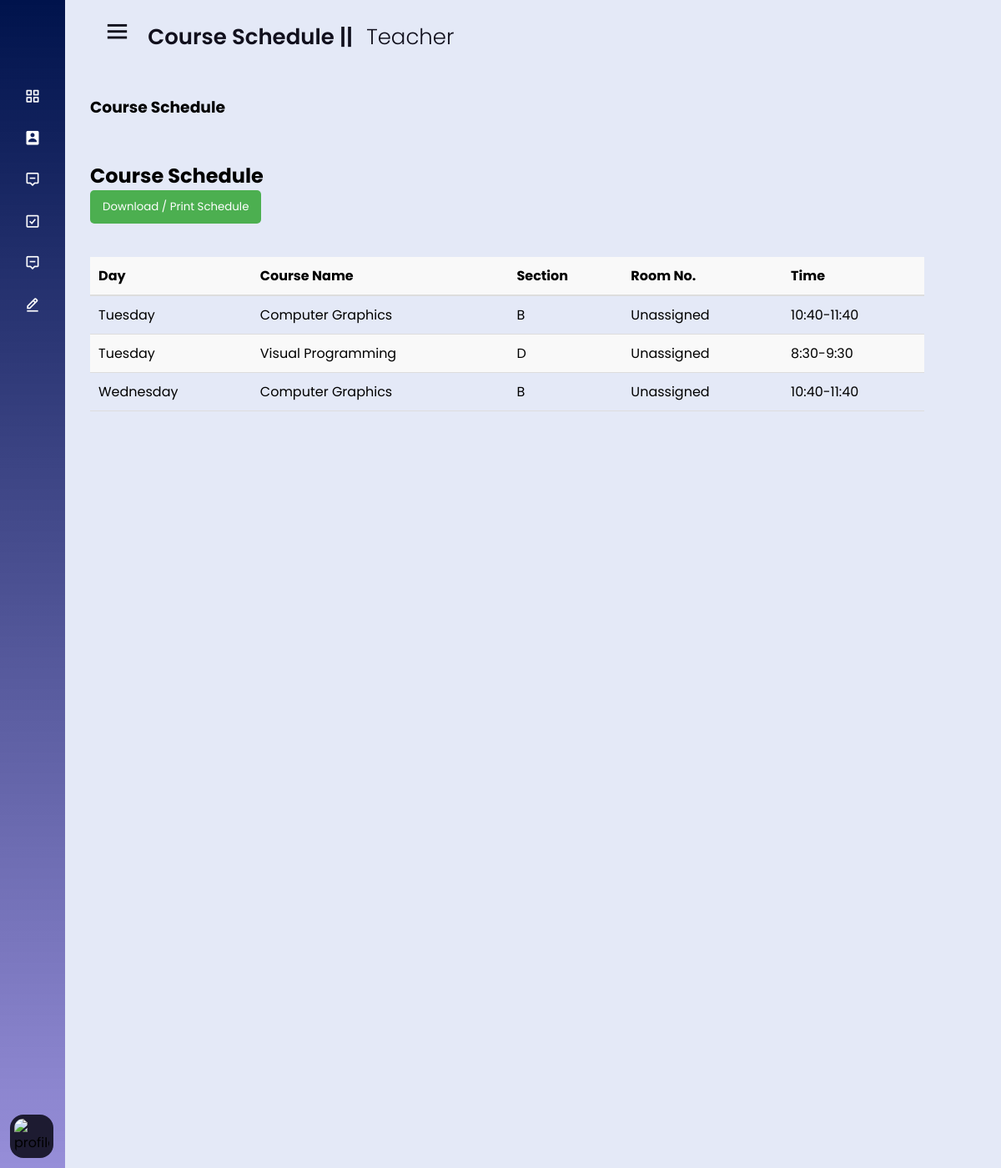
Screenshot of /teachers/pages/courseSchedule.php (signed in) with the database file from the repository.
### tables this page shows
CREATE TABLE IF NOT EXISTS `sections` (
  `id` int NOT NULL AUTO_INCREMENT,
  `teacher_id` int NOT NULL,
  `course_id` int NOT NULL,
  `room_id` int DEFAULT NULL,
  `days` text NOT NULL,
  `time` varchar(50) NOT NULL DEFAULT '',
  `section` varchar(50) NOT NULL DEFAULT '',
  `room` int DEFAULT NULL,
  PRIMARY KEY (`id`),
  UNIQUE KEY `id` (`id`),
  KEY `course_id` (`course_id`),
  KEY `teacher_id` (`teacher_id`),
  KEY `room_id` (`room_id`)
);

CREATE TABLE IF NOT EXISTS `course_db` (
  `c_ID` int NOT NULL AUTO_INCREMENT,
  `c_title` varchar(300) DEFAULT NULL,
  `c_code` varchar(20) DEFAULT NULL,
  `c_hours` int DEFAULT NULL,
  PRIMARY KEY (`c_ID`)
);

### teachers/pages/courseSchedule.php (the view, shortened to what this page needs)
<?php
require_once('../../dbconnection.php');
$sections_sql = "SELECT sections.*, course_db.c_title, COALESCE(r.room_no, 'Unassigned') AS room
                FROM sections
                JOIN course_db ON sections.course_id = course_db.c_ID
                LEFT JOIN rooms r ON r.id = sections.room_id
                WHERE sections.teacher_id = " . $_SESSION['teacher_login_id'];
$sections_result = mysqli_query($conn, $sections_sql);
$section_details = [];
if ($sections_result->num_rows > 0) {
  while ($row = mysqli_fetch_assoc($sections_result)) {
    $section_details[] = $row;
  }
}
$days_order = ["Saturday", "Sunday", "Monday", "Tuesday", "Wednesday"];
$schedule = [];
foreach ($days_order as $day) {
  $schedule[$day] = [];
}
foreach ($section_details as $section) {
  $days = explode(',', $section['days']);
  foreach ($days as $day) {
    if (in_array($day, $days_order)) {
      $schedule[$day][] = $section;
    }
  }
}
?>
<!DOCTYPE html>
<html lang="en">
<head>
  <link rel="stylesheet" href="../css/style.css">
  <link rel="stylesheet" href="../pages/css/adminPagesStyle.css">
  <link href='https://unpkg.com/boxicons@2.0.7/css/boxicons.min.css' rel='stylesheet'>
</head>
<body>
  <?php include_once('../includes/sidebar.php'); ?>
  <section class="home-section">
    <div class="home-content">
      <div class="dashboard_header">
        <i class='bx bx-menu'></i>
        <span class="text">Course Schedule || <span style="font-weight: 300; margin-left: 10px;">Teacher</span></span>
      </div>
      <div class="main_workPanel">
        <div>
          <h3>Course Schedule</h3>
        </div>
        <div class="admin_monitor">
          <div class="manage_admin_part">
            <h2>Course Schedule</h2>
            <button onclick="downloadSchedule()" style="margin-bottom: 20px; padding: 10px 15px; background-color: #4CAF50; color: white; border: none; border-radius: 5px; cursor: pointer;">Download / Print Schedule</button>
            <div class="table-group">
              <table id="scheduleTable" style="margin-top: 20px; width: 1000px;">
                <thead>
                  <tr>
                    <th>Day</th>
                    <th>Course Name</th>
                    <th>Section</th>
                    <th>Room No.</th>
                    <th>Time</th>
                  </tr>
                </thead>
                <tbody>
                  <?php
                  foreach ($days_order as $day) {
                    foreach ($schedule[$day] as $index => $section) {
                      echo '
                        <tr>
                            <td>' . $day . '</td>
                            <td>' . $section['c_title'] . '</td>
                            <td>' . $section['section'] . '</td>
                            <td>' . $section['room'] . '</td>
                            <td>' . $section['time'] . '</td>
                        </tr>';
                    }
                  }
                  ?>
                </tbody>
              </table>
            </div>
          </div>
        </div>
      </div>
    </div>
  </section>
</body>
</html>

### teachers/css/style.css (style rules this page uses)
* { margin: 0; padding: 0; box-sizing: border-box; font-family: 'Poppins', sans-serif; }
.home-section { position: relative; background: #E4E9F7; height: 1400px; left: 260px; width: calc(100% - 260px); transition: all 0.5s ease; }
.sidebar.close~.home-section { left: 78px; width: calc(100% - 78px); }
.home-section .home-content { height: auto; align-items: center; padding: 20px 30px; }
.home-section .home-content .bx-menu, .home-section .home-content .text { color: #11101d; font-size: 35px; }
.home-section .home-content .bx-menu { margin: 0 15px; cursor: pointer; }
.home-section .home-content .text { font-size: 26px; font-weight: 600; }

### teachers/pages/css/adminPagesStyle.css (style rules this page uses)
.main_workPanel { margin-top: 50px; }
.admin_monitor { margin-top: 50px; }
table { width: 100%; border-collapse: collapse; }
thead { background-color: #f9f9f9; }
thead th { text-align: left; padding: 10px; border-bottom: 2px solid #ddd; }
tbody td { padding: 10px; border-bottom: 1px solid #ddd; text-align: left; }
tbody tr:nth-child(even) { background-color: #f9f9f9; }

### rows the page displays
sections: day "Tuesday", course_db.c_title "Computer Graphics", section "B", room "Unassigned", time "10:40-11:40", day "Wednesday"
sections: day "Tuesday", course_db.c_title "Visual Programming", section "D", room "Unassigned", time "8:30-9:30"
